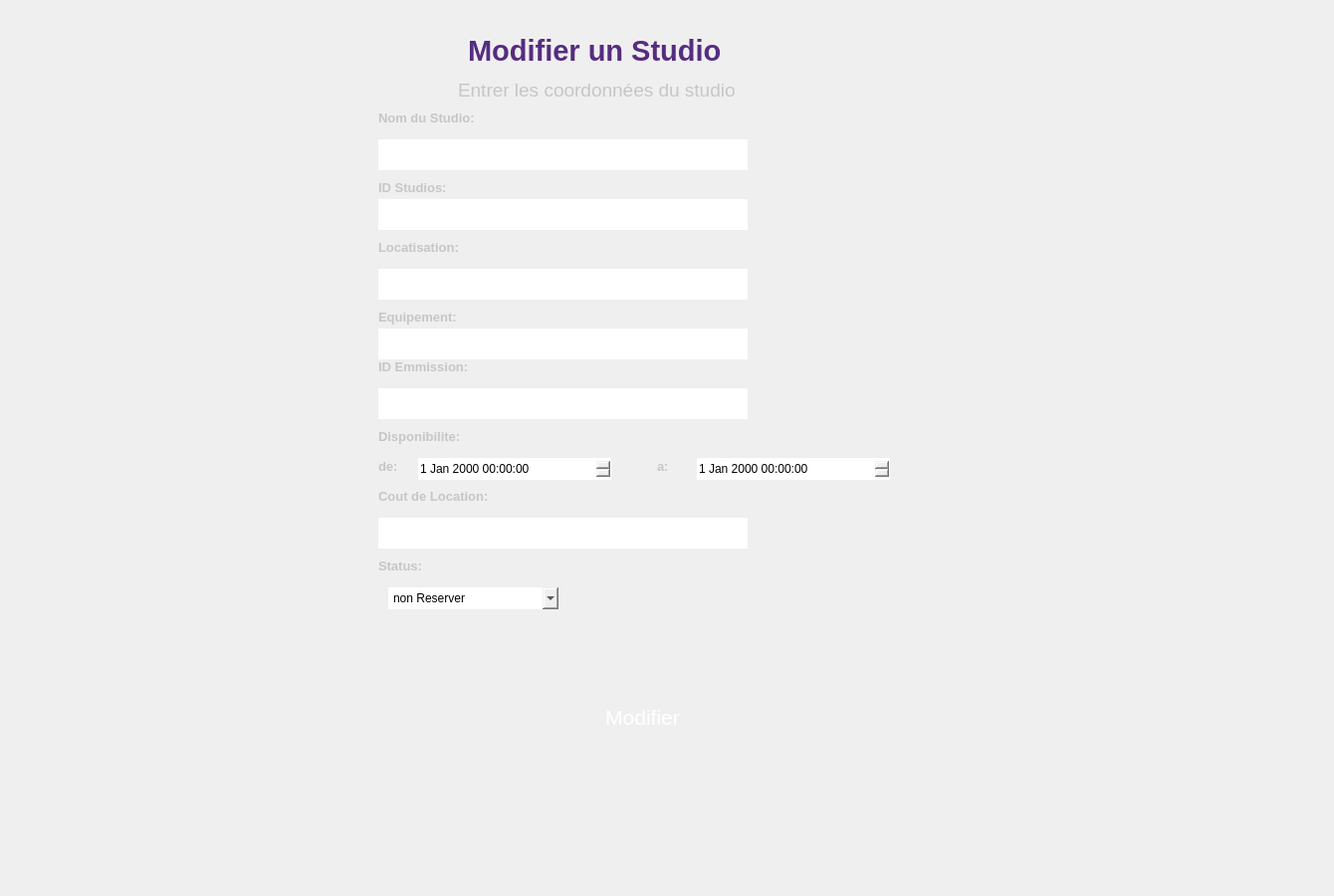
    <widget class="QWidget" name="modifierstudio">
     <widget class="QLabel" name="label_27">
      <property name="geometry">
       <rect>
        <x>-10</x>
        <y>-10</y>
        <width>1331</width>
        <height>891</height>
       </rect>
      </property>
      <property name="styleSheet">
       <string notr="true">background-image: url(:/Sign In (1).png);</string>
      </property>
      <property name="text">
       <string/>
      </property>
     </widget>
     <widget class="QLabel" name="label_28">
      <property name="geometry">
       <rect>
        <x>460</x>
        <y>80</y>
        <width>351</width>
        <height>20</height>
       </rect>
      </property>
      <property name="font">
       <font>
        <pointsize>14</pointsize>
       </font>
      </property>
      <property name="styleSheet">
       <string notr="true">color: rgb(198, 198, 198);
background-image: url(:/Solid_white.png);</string>
      </property>
      <property name="text">
       <string>Entrer les coordonnées du studio</string>
      </property>
     </widget>
     <widget class="QGroupBox" name="groupBox_4">
      <property name="geometry">
       <rect>
        <x>360</x>
        <y>20</y>
        <width>561</width>
        <height>751</height>
       </rect>
      </property>
      <property name="styleSheet">
       <string notr="true">border-image: url(:/Solid_white.png);
border: none;
border-radius:45px;</string>
      </property>
      <property name="title">
       <string/>
      </property>
      <widget class="QLabel" name="label_29">
       <property name="geometry">
        <rect>
         <x>20</x>
         <y>90</y>
         <width>131</width>
         <height>16</height>
        </rect>
       </property>
       <property name="font">
        <font>
         <family>MS Sans Serif</family>
         <pointsize>10</pointsize>
         <weight>75</weight>
         <bold>true</bold>
        </font>
       </property>
       <property name="styleSheet">
        <string notr="true">color: rgb(198, 198, 198);</string>
       </property>
       <property name="text">
        <string>Nom du Studio:</string>
       </property>
      </widget>
      <widget class="QLineEdit" name="nom_3">
       <property name="geometry">
        <rect>
         <x>20</x>
         <y>120</y>
         <width>371</width>
         <height>31</height>
        </rect>
       </property>
       <property name="font">
        <font>
         <pointsize>14</pointsize>
        </font>
       </property>
       <property name="styleSheet">
        <string notr="true">border:2px;</string>
       </property>
      </widget>
      <widget class="QLabel" name="label_47">
       <property name="geometry">
        <rect>
         <x>20</x>
         <y>160</y>
         <width>131</width>
         <height>16</height>
        </rect>
       </property>
       <property name="font">
        <font>
         <family>MS Sans Serif</family>
         <pointsize>10</pointsize>
         <weight>75</weight>
         <bold>true</bold>
        </font>
       </property>
       <property name="styleSheet">
        <string notr="true">color: rgb(198, 198, 198);</string>
       </property>
       <property name="text">
        <string>ID Studios:</string>
       </property>
      </widget>
      <widget class="QLineEdit" name="id1_3">
       <property name="geometry">
        <rect>
         <x>20</x>
         <y>180</y>
         <width>371</width>
         <height>31</height>
        </rect>
       </property>
       <property name="font">
        <font>
         <pointsize>14</pointsize>
        </font>
       </property>
       <property name="styleSheet">
        <string notr="true">border:2px;</string>
       </property>
      </widget>
      <widget class="QLabel" name="label_51">
       <property name="geometry">
        <rect>
         <x>20</x>
         <y>220</y>
         <width>131</width>
         <height>16</height>
        </rect>
       </property>
       <property name="font">
        <font>
         <family>MS Sans Serif</family>
         <pointsize>10</pointsize>
         <weight>75</weight>
         <bold>true</bold>
        </font>
       </property>
       <property name="styleSheet">
        <string notr="true">color: rgb(198, 198, 198);</string>
       </property>
       <property name="text">
        <string>Locatisation:</string>
       </property>
      </widget>
      <widget class="QLineEdit" name="loc_3">
       <property name="geometry">
        <rect>
         <x>20</x>
         <y>250</y>
         <width>371</width>
         <height>31</height>
        </rect>
       </property>
       <property name="font">
        <font>
         <pointsize>14</pointsize>
        </font>
       </property>
       <property name="styleSheet">
        <string notr="true">border:2px;</string>
       </property>
      </widget>
      <widget class="QLineEdit" name="eq_3">
       <property name="geometry">
        <rect>
         <x>20</x>
         <y>310</y>
         <width>371</width>
         <height>31</height>
        </rect>
       </property>
       <property name="font">
        <font>
         <pointsize>14</pointsize>
        </font>
       </property>
       <property name="styleSheet">
        <string notr="true">border:2px;</string>
       </property>
      </widget>
      <widget class="QLabel" name="label_52">
       <property name="geometry">
        <rect>
         <x>20</x>
         <y>290</y>
         <width>131</width>
         <height>16</height>
        </rect>
       </property>
       <property name="font">
        <font>
         <family>MS Sans Serif</family>
         <pointsize>10</pointsize>
         <weight>75</weight>
         <bold>true</bold>
        </font>
       </property>
       <property name="styleSheet">
        <string notr="true">color: rgb(198, 198, 198);</string>
       </property>
       <property name="text">
        <string>Equipement:</string>
       </property>
      </widget>
      <widget class="QLabel" name="label_53">
       <property name="geometry">
        <rect>
         <x>20</x>
         <y>340</y>
         <width>131</width>
         <height>16</height>
        </rect>
       </property>
       <property name="font">
        <font>
         <family>MS Sans Serif</family>
         <pointsize>10</pointsize>
         <weight>75</weight>
         <bold>true</bold>
        </font>
       </property>
       <property name="styleSheet">
        <string notr="true">color: rgb(198, 198, 198);</string>
       </property>
       <property name="text">
        <string>ID Emmission:</string>
       </property>
      </widget>
      <widget class="QLineEdit" name="id2_3">
       <property name="geometry">
        <rect>
         <x>20</x>
         <y>370</y>
         <width>371</width>
         <height>31</height>
        </rect>
       </property>
       <property name="font">
        <font>
         <pointsize>14</pointsize>
        </font>
       </property>
       <property name="styleSheet">
        <string notr="true">border:2px;</string>
       </property>
      </widget>
      <widget class="QLabel" name="label_54">
       <property name="geometry">
        <rect>
         <x>20</x>
         <y>540</y>
         <width>131</width>
         <height>16</height>
        </rect>
       </property>
       <property name="font">
        <font>
         <family>MS Sans Serif</family>
         <pointsize>10</pointsize>
         <weight>75</weight>
         <bold>true</bold>
        </font>
       </property>
       <property name="styleSheet">
        <string notr="true">color: rgb(198, 198, 198);</string>
       </property>
       <property name="text">
        <string>Status:</string>
       </property>
      </widget>
      <widget class="QLabel" name="label_55">
       <property name="geometry">
        <rect>
         <x>20</x>
         <y>470</y>
         <width>131</width>
         <height>16</height>
        </rect>
       </property>
       <property name="font">
        <font>
         <family>MS Sans Serif</family>
         <pointsize>10</pointsize>
         <weight>75</weight>
         <bold>true</bold>
        </font>
       </property>
       <property name="styleSheet">
        <string notr="true">color: rgb(198, 198, 198);</string>
       </property>
       <property name="text">
        <string>Cout de Location:</string>
       </property>
      </widget>
      <widget class="QLabel" name="label_56">
       <property name="geometry">
        <rect>
         <x>20</x>
         <y>410</y>
         <width>131</width>
         <height>16</height>
        </rect>
       </property>
       <property name="font">
        <font>
         <family>MS Sans Serif</family>
         <pointsize>10</pointsize>
         <weight>75</weight>
         <bold>true</bold>
        </font>
       </property>
       <property name="styleSheet">
        <string notr="true">color: rgb(198, 198, 198);</string>
       </property>
       <property name="text">
        <string>Disponibilite:</string>
       </property>
      </widget>
      <widget class="QLineEdit" name="cout_3">
       <property name="geometry">
        <rect>
         <x>20</x>
         <y>500</y>
         <width>371</width>
         <height>31</height>
        </rect>
       </property>
       <property name="font">
        <font>
         <pointsize>14</pointsize>
        </font>
       </property>
       <property name="styleSheet">
        <string notr="true">border:2px;</string>
       </property>
      </widget>
      <widget class="QDateTimeEdit" name="date1_3">
       <property name="geometry">
        <rect>
         <x>60</x>
         <y>440</y>
         <width>194</width>
         <height>22</height>
        </rect>
       </property>
      </widget>
      <widget class="QDateTimeEdit" name="date2_3">
       <property name="geometry">
        <rect>
         <x>340</x>
         <y>440</y>
         <width>194</width>
         <height>22</height>
        </rect>
       </property>
      </widget>
      <widget class="QLabel" name="label_57">
       <property name="geometry">
        <rect>
         <x>20</x>
         <y>440</y>
         <width>31</width>
         <height>16</height>
        </rect>
       </property>
       <property name="font">
        <font>
         <family>MS Sans Serif</family>
         <pointsize>10</pointsize>
         <weight>75</weight>
         <bold>true</bold>
        </font>
       </property>
       <property name="styleSheet">
        <string notr="true">color: rgb(198, 198, 198);</string>
       </property>
       <property name="text">
        <string>de:</string>
       </property>
      </widget>
      <widget class="QLabel" name="label_58">
       <property name="geometry">
        <rect>
         <x>300</x>
         <y>440</y>
         <width>21</width>
         <height>16</height>
        </rect>
       </property>
       <property name="font">
        <font>
         <family>MS Sans Serif</family>
         <pointsize>10</pointsize>
         <weight>75</weight>
         <bold>true</bold>
        </font>
       </property>
       <property name="styleSheet">
        <string notr="true">color: rgb(198, 198, 198);</string>
       </property>
       <property name="text">
        <string>a:</string>
       </property>
      </widget>
      <widget class="QComboBox" name="stat_3">
       <property name="geometry">
        <rect>
         <x>30</x>
         <y>570</y>
         <width>171</width>
         <height>22</height>
        </rect>
       </property>
       <item>
        <property name="text">
         <string>non Reserver</string>
        </property>
       </item>
       <item>
        <property name="text">
         <string>Reserver</string>
        </property>
       </item>
      </widget>
      <widget class="QPushButton" name="pushButton_12">
       <property name="geometry">
        <rect>
         <x>60</x>
         <y>680</y>
         <width>451</width>
         <height>41</height>
        </rect>
       </property>
       <property name="font">
        <font>
         <family>MS Shell Dlg 2</family>
         <pointsize>16</pointsize>
         <weight>50</weight>
         <italic>false</italic>
         <bold>false</bold>
        </font>
       </property>
       <property name="styleSheet">
        <string notr="true">QPushButton{
	border-image: url(:/Rectangle 1.png);
color: rgb(255, 255, 255);
font: 16pt &quot;MS Shell Dlg 2&quot;;
border-radius:10px;
border: none;
}
QPushButton:hover{
 
	color: rgb(0, 0, 0);


}</string>
       </property>
       <property name="text">
        <string>Modifier</string>
       </property>
      </widget>
     </widget>
     <widget class="QLabel" name="label_59">
      <property name="geometry">
       <rect>
        <x>470</x>
        <y>30</y>
        <width>331</width>
        <height>41</height>
       </rect>
      </property>
      <property name="font">
       <font>
        <family>MS Sans Serif</family>
        <pointsize>22</pointsize>
        <weight>75</weight>
        <bold>true</bold>
       </font>
      </property>
      <property name="styleSheet">
       <string notr="true">color: rgb(86, 44, 128);
background-image: url(:/Solid_white.png);</string>
      </property>
      <property name="text">
       <string>Modifier un Studio</string>
      </property>
     </widget>
     <zorder>label_27</zorder>
     <zorder>groupBox_4</zorder>
     <zorder>label_59</zorder>
     <zorder>label_28</zorder>
    </widget>
